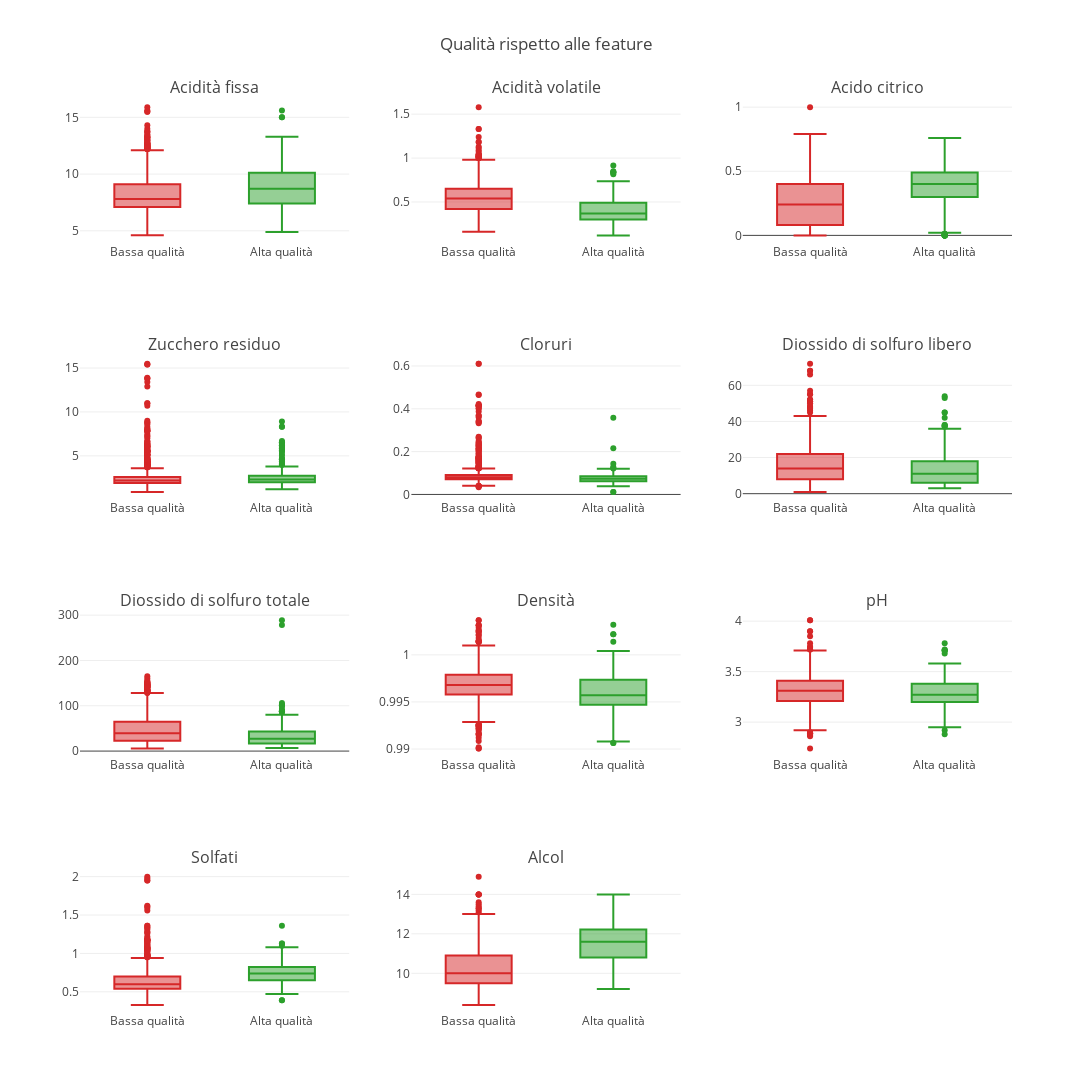

Write notebook code for a chart like this one.
### Markdown cell above
Per ciascuna feature possiamo disegnare un box plot per vedere come esse si ditribuiscono a seconda della qualità misurata del vino. Se trovassimo feature i cui valori sono sovrapposti e che quindi il modello non potrebbe usare per discriminare la qualità del vino potremmo decidere di eliminarle, lasciando soltanto quelle feature che costituiscono una discriminante.

### Code cell
# Distribuzione dell'acidità fissa in base alla qualità del vino
box_plot_by_feature(copy.copy(df))

### Figure 1 — Plotly figure (JSON) as saved in the notebook; plotly's stock layout.template omitted (floating-point values rounded to 4 significant figures; data arrays with more than 128 entries replaced by an {"elided": "..."} marker saying what was removed)
{"data": [{"marker": {"color": "#d62728"}, "name": "Bassa qualità", "showlegend": false, "type": "box", "uid": "b69c7800-682b-46ec-b74f-7f941c699cea", "xaxis": "x", "y": {"elided": "1382 float values"}, "yaxis": "y"}, {"marker": {"color": "#2ca02c"}, "name": "Alta qualità", "showlegend": false, "type": "box", "uid": "03ec6597-836a-422d-bbeb-1b2fd4cf8072", "xaxis": "x", "y": {"elided": "217 float values"}, "yaxis": "y"}, {"marker": {"color": "#d62728"}, "name": "Bassa qualità", "showlegend": false, "type": "box", "uid": "e59ad180-f42e-493d-aaba-8586b684d902", "xaxis": "x2", "y": {"elided": "1382 float values"}, "yaxis": "y2"}, {"marker": {"color": "#2ca02c"}, "name": "Alta qualità", "showlegend": false, "type": "box", "uid": "12f4f4bb-bc7f-451f-a1ab-4db1310b0d70", "xaxis": "x2", "y": {"elided": "217 float values"}, "yaxis": "y2"}, {"marker": {"color": "#d62728"}, "name": "Bassa qualità", "showlegend": false, "type": "box", "uid": "12f1aa11-7883-4099-a744-cc1a60410f7f", "xaxis": "x3", "y": {"elided": "1382 float values"}, "yaxis": "y3"}, {"marker": {"color": "#2ca02c"}, "name": "Alta qualità", "showlegend": false, "type": "box", "uid": "b79f017f-a524-47d0-82ee-dbc935e0485c", "xaxis": "x3", "y": {"elided": "217 float values"}, "yaxis": "y3"}, {"marker": {"color": "#d62728"}, "name": "Bassa qualità", "showlegend": false, "type": "box", "uid": "30a8b65c-9cba-42d3-9207-d348afd61044", "xaxis": "x4", "y": {"elided": "1382 float values"}, "yaxis": "y4"}, {"marker": {"color": "#2ca02c"}, "name": "Alta qualità", "showlegend": false, "type": "box", "uid": "3f061a4a-fbb3-412c-be75-96cbbeaf8c24", "xaxis": "x4", "y": {"elided": "217 float values"}, "yaxis": "y4"}, {"marker": {"color": "#d62728"}, "name": "Bassa qualità", "showlegend": false, "type": "box", "uid": "4b3f795e-0cb5-4eac-bd44-66d1c23d2026", "xaxis": "x5", "y": {"elided": "1382 float values"}, "yaxis": "y5"}, {"marker": {"color": "#2ca02c"}, "name": "Alta qualità", "showlegend": false, "type": "box", "uid": "e027c940-75d4-439e-b2a9-9667020712a3", "xaxis": "x5", "y": {"elided": "217 float values"}, "yaxis": "y5"}, {"marker": {"color": "#d62728"}, "name": "Bassa qualità", "showlegend": false, "type": "box", "uid": "da29d086-a210-4ea7-9cef-36ff04fc336a", "xaxis": "x6", "y": {"elided": "1382 float values"}, "yaxis": "y6"}, {"marker": {"color": "#2ca02c"}, "name": "Alta qualità", "showlegend": false, "type": "box", "uid": "4773a707-716d-42c2-bd76-c1308876cdfc", "xaxis": "x6", "y": {"elided": "217 float values"}, "yaxis": "y6"}, {"marker": {"color": "#d62728"}, "name": "Bassa qualità", "showlegend": false, "type": "box", "uid": "fbde8881-e9f5-46dd-b18e-a6a81bf167d4", "xaxis": "x7", "y": {"elided": "1382 float values"}, "yaxis": "y7"}, {"marker": {"color": "#2ca02c"}, "name": "Alta qualità", "showlegend": false, "type": "box", "uid": "57326acf-d7af-4540-a027-33e3d2c86673", "xaxis": "x7", "y": {"elided": "217 int values"}, "yaxis": "y7"}, {"marker": {"color": "#d62728"}, "name": "Bassa qualità", "showlegend": false, "type": "box", "uid": "e6cb4a32-f2e8-4086-969e-2c8cf1f22e28", "xaxis": "x8", "y": {"elided": "1382 float values"}, "yaxis": "y8"}, {"marker": {"color": "#2ca02c"}, "name": "Alta qualità", "showlegend": false, "type": "box", "uid": "7a948e3e-1822-458c-b829-e377034c8e03", "xaxis": "x8", "y": {"elided": "217 float values"}, "yaxis": "y8"}, {"marker": {"color": "#d62728"}, "name": "Bassa qualità", "showlegend": false, "type": "box", "uid": "a8850613-a62b-4b30-9f5b-ee69d6779d31", "xaxis": "x9", "y": {"elided": "1382 float values"}, "yaxis": "y9"}, {"marker": {"color": "#2ca02c"}, "name": "Alta qualità", "showlegend": false, "type": "box", "uid": "d00aea3e-45d8-41e8-aa06-232bf52707f6", "xaxis": "x9", "y": {"elided": "217 float values"}, "yaxis": "y9"}, {"marker": {"color": "#d62728"}, "name": "Bassa qualità", "showlegend": false, "type": "box", "uid": "9daff5f6-8ef4-4aa0-8e74-0c8dcea0ca04", "xaxis": "x10", "y": {"elided": "1382 float values"}, "yaxis": "y10"}, {"marker": {"color": "#2ca02c"}, "name": "Alta qualità", "showlegend": false, "type": "box", "uid": "0a5049e5-49ca-4a56-9fdd-c91fa1bb5c07", "xaxis": "x10", "y": {"elided": "217 float values"}, "yaxis": "y10"}, {"marker": {"color": "#d62728"}, "name": "Bassa qualità", "showlegend": false, "type": "box", "uid": "4bb0f869-0257-4cb2-8a57-90efc11f2312", "xaxis": "x11", "y": {"elided": "1382 float values"}, "yaxis": "y11"}, {"marker": {"color": "#2ca02c"}, "name": "Alta qualità", "showlegend": false, "type": "box", "uid": "8a184460-4272-430d-a713-9b34384efd76", "xaxis": "x11", "y": {"elided": "217 float values"}, "yaxis": "y11"}], "layout": {"annotations": [{"font": {"size": 16}, "showarrow": false, "text": "Acidità fissa", "x": 0.1444, "xanchor": "center", "xref": "paper", "y": 1, "yanchor": "bottom", "yref": "paper"}, {"font": {"size": 16}, "showarrow": false, "text": "Acidità volatile", "x": 0.5, "xanchor": "center", "xref": "paper", "y": 1, "yanchor": "bottom", "yref": "paper"}, {"font": {"size": 16}, "showarrow": false, "text": "Acido citrico", "x": 0.8556, "xanchor": "center", "xref": "paper", "y": 1, "yanchor": "bottom", "yref": "paper"}, {"font": {"size": 16}, "showarrow": false, "text": "Zucchero residuo", "x": 0.1444, "xanchor": "center", "xref": "paper", "y": 0.7188, "yanchor": "bottom", "yref": "paper"}, {"font": {"size": 16}, "showarrow": false, "text": "Cloruri", "x": 0.5, "xanchor": "center", "xref": "paper", "y": 0.7188, "yanchor": "bottom", "yref": "paper"}, {"font": {"size": 16}, "showarrow": false, "text": "Diossido di solfuro libero", "x": 0.8556, "xanchor": "center", "xref": "paper", "y": 0.7188, "yanchor": "bottom", "yref": "paper"}, {"font": {"size": 16}, "showarrow": false, "text": "Diossido di solfuro totale", "x": 0.1444, "xanchor": "center", "xref": "paper", "y": 0.4375, "yanchor": "bottom", "yref": "paper"}, {"font": {"size": 16}, "showarrow": false, "text": "Densità", "x": 0.5, "xanchor": "center", "xref": "paper", "y": 0.4375, "yanchor": "bottom", "yref": "paper"}, {"font": {"size": 16}, "showarrow": false, "text": "pH", "x": 0.8556, "xanchor": "center", "xref": "paper", "y": 0.4375, "yanchor": "bottom", "yref": "paper"}, {"font": {"size": 16}, "showarrow": false, "text": "Solfati", "x": 0.1444, "xanchor": "center", "xref": "paper", "y": 0.1562, "yanchor": "bottom", "yref": "paper"}, {"font": {"size": 16}, "showarrow": false, "text": "Alcol", "x": 0.5, "xanchor": "center", "xref": "paper", "y": 0.1562, "yanchor": "bottom", "yref": "paper"}], "height": 1200, "title": {"text": "Qualità rispetto alle feature"}, "width": 1200, "xaxis": {"anchor": "y", "domain": [0, 0.2889]}, "xaxis10": {"anchor": "y10", "domain": [0, 0.2889]}, "xaxis11": {"anchor": "y11", "domain": [0.3556, 0.6444]}, "xaxis12": {"anchor": "y12", "domain": [0.7111, 1]}, "xaxis2": {"anchor": "y2", "domain": [0.3556, 0.6444]}, "xaxis3": {"anchor": "y3", "domain": [0.7111, 1]}, "xaxis4": {"anchor": "y4", "domain": [0, 0.2889]}, "xaxis5": {"anchor": "y5", "domain": [0.3556, 0.6444]}, "xaxis6": {"anchor": "y6", "domain": [0.7111, 1]}, "xaxis7": {"anchor": "y7", "domain": [0, 0.2889]}, "xaxis8": {"anchor": "y8", "domain": [0.3556, 0.6444]}, "xaxis9": {"anchor": "y9", "domain": [0.7111, 1]}, "yaxis": {"anchor": "x", "domain": [0.8438, 1]}, "yaxis10": {"anchor": "x10", "domain": [0, 0.1562]}, "yaxis11": {"anchor": "x11", "domain": [0, 0.1562]}, "yaxis12": {"anchor": "x12", "domain": [0, 0.1562]}, "yaxis2": {"anchor": "x2", "domain": [0.8438, 1]}, "yaxis3": {"anchor": "x3", "domain": [0.8438, 1]}, "yaxis4": {"anchor": "x4", "domain": [0.5625, 0.7188]}, "yaxis5": {"anchor": "x5", "domain": [0.5625, 0.7188]}, "yaxis6": {"anchor": "x6", "domain": [0.5625, 0.7188]}, "yaxis7": {"anchor": "x7", "domain": [0.2812, 0.4375]}, "yaxis8": {"anchor": "x8", "domain": [0.2812, 0.4375]}, "yaxis9": {"anchor": "x9", "domain": [0.2812, 0.4375]}}}
